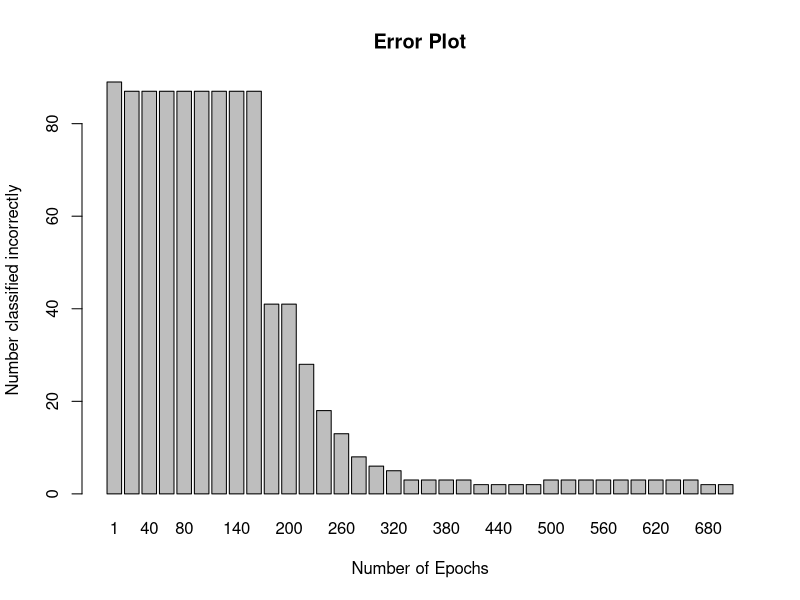

This chart was generated by the following R code:
#Author: Eric Spaulding
#CSCI 557 - Machine Learning
#Project6 - Neural Network
#Spring 2014

#source("barplot.R")

#setup the data
errors = c(89,87,87,87,87,
           87,87,87,87,41,
           41,28,18,13,8,
           6,5,3,3,3,
           3,2,2,2,2,
           3,3,3,3,3,
           3,3,3,3,2,2)
epochs = seq(0,length(errors) - 1) * 20
epochs[1] = 1


#make the plot
barplot(errors,names.arg=epochs,main="Error Plot",
        xlab="Number of Epochs",ylab="Number classified incorrectly")
